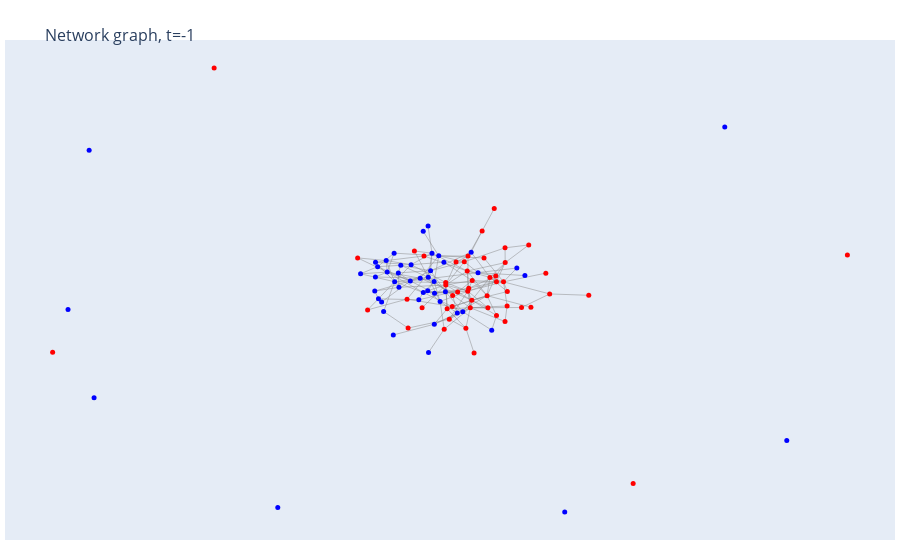

Notebook source saved alongside this figure:
### Markdown cell above
# Actual work

### Code cell
# parameter selection

# initial nodes and time
initial_n = 0
T = 100

p = 0.25

# parent nodes and prob
m = 4
pm_o = p

# parent neighbours and prob
n = 16
pn_o = p

rho = 5

# p high SES
p_SES_high = 0.5

new_sim = JacksonSimulationV2(initial_n, T, m, pm_o, n, pn_o, p_SES_high, biased=True, rho=rho)

print(np.asarray(np.unique(new_sim.helper_functions().SES_edge_classifier_all(new_sim.graph_history[-1])[0], return_counts=True)).T)

test_graph = new_sim.graph_history[-1]
print(nx.assortativity.attribute_assortativity_coefficient(test_graph, 'SES_High'))
'''check this
https://journals.aps.org/pre/pdf/10.1103/PhysRevE.67.026126
'''
'''WORKS FOR CORRELATION, INCORPORATE IT PROPERLY'''

plotly_sim_drawing.plotly_draw(plotly_sim_drawing(), new_sim, -1, layout='spring')

### Figure 1 — Plotly figure (JSON) as saved in the notebook; plotly's stock layout.template omitted (floating-point values rounded to 4 significant figures; data arrays with more than 128 entries replaced by an {"elided": "..."} marker saying what was removed)
{"data": [{"line": {"color": "#888", "width": 0.5}, "mode": "lines", "type": "scatter", "x": {"elided": "567 float values"}, "y": {"elided": "567 float values"}}, {"hoverinfo": "text", "marker": {"color": ["blue", "red", "red", "blue", "red", "blue", "red", "red", "red", "blue", "red", "red", "red", "red", "blue", "blue", "blue", "blue", "blue", "red", "blue", "blue", "blue", "red", "blue", "blue", "blue", "blue", "blue", "red", "red", "red", "red", "blue", "red", "red", "blue", "blue", "blue", "red", "red", "red", "blue", "blue", "red", "blue", "blue", "red", "blue", "blue", "blue", "red", "red", "red", "red", "red", "blue", "red", "blue", "red", "blue", "red", "blue", "red", "red", "red", "blue", "red", "red", "blue", "red", "blue", "blue", "red", "blue", "blue", "red", "red", "blue", "blue", "blue", "red", "blue", "red", "red", "red", "blue", "blue", "red", "blue", "red", "red", "blue", "blue", "red", "blue", "red", "red", "red", "blue"], "size": 5}, "mode": "markers", "text": ["1_1", "2_0", "3_0", "4_1", "5_0", "6_1", "7_0", "8_0", "9_0", "10_1", "11_0", "12_0", "13_0", "14_0", "15_1", "16_1", "17_1", "18_1", "19_1", "20_0", "21_1", "22_1", "23_1", "24_0", "25_1", "26_1", "27_1", "28_1", "29_1", "30_0", "31_0", "32_0", "33_0", "34_1", "35_0", "36_0", "37_1", "38_1", "39_1", "40_0", "41_0", "42_0", "43_1", "44_1", "45_0", "46_1", "47_1", "48_0", "49_1", "50_1", "51_1", "52_0", "53_0", "54_0", "55_0", "56_0", "57_1", "58_0", "59_1", "60_0", "61_1", "62_0", "63_1", "64_0", "65_0", "66_0", "67_1", "68_0", "69_0", "70_1", "71_0", "72_1", "73_1", "74_0", "75_1", "76_1", "77_0", "78_0", "79_1", "80_1", "81_1", "82_0", "83_1", "84_0", "85_0", "86_0", "87_1", "88_1", "89_0", "90_1", "91_0", "92_0", "93_1", "94_1", "95_0", "96_1", "97_0", "98_0", "99_0", "100_1"], "type": "scatter", "x": [-1.216, 1.492, 0.06361, -0.3135, 0.3564, -1.235, 0.708, 1.155, 0.0613, -0.2213, 0.09626, 2.633, 2.538, 0.6065, -1.203, 3.006, -0.1119, -0.4932, -4.095, 0.5934, 0.4829, -0.2789, -0.2158, 1.586, -1.623, -0.375, 0.3479, -0.6041, -1.05, -9.666, -0.8954, 1.085, 0.6696, -0.7954, -5.669, 1.533, -8.762, -1.112, -1.676, 0.5602, 1.106, 0.1497, -1.096, 6.966, 1.317, -1.475, 2.021, 1.937, 0.05381, -1.386, -0.5701, 1.009, 0.2221, 2.116, 2.17, 0.7632, -2.045, 1.262, -0.8153, 10, -0.3706, 0.02376, -9.285, 0.9623, 1.58, 1.3, -8.64, -0.7136, -1.871, 0.01625, -0.8696, -1.525, -0.4951, 0.7164, -1.603, -0.2263, -2.118, 0.3166, -0.3842, -0.364, -0.07792, 0.2331, -1.694, 0.5211, 0.6126, 0.6308, 0.8605, -1.412, 1.529, 8.501, 1.318, 1.529, 0.6906, 1.821, 4.699, -1.678, 3.601, -0.5234, -0.4768, 1.2], "y": [1.513, 0.3273, 0.1993, 0.7853, -0.09177, -1.863, -0.4307, 0.5106, 0.302, -1.42, -0.7858, -0.1702, 0.6876, -0.05539, 0.3323, -9.163, 1.401, -0.1117, -8.978, 0.7751, -0.9018, 1.508, -0.1409, -0.07322, 0.9543, 2.628, -0.959, -0.4117, 1.011, -2.576, -0.3855, -0.2427, -0.741, 1.037, 9.146, 1.122, 5.759, 0.6976, 1.135, -1.586, -0.7415, -1.214, 0.1034, 6.721, 0.335, -0.8936, 0.5867, -0.7311, -0.07991, 0.7309, 0.4778, 1.312, -0.6934, 1.851, -0.7175, -2.609, 0.6604, 3.35, 0.3656, 1.432, 0.518, -1.626, -0.8124, 2.426, -0.6667, 0.5648, -4.456, 1.602, -0.8289, 1.138, -1.579, -0.5025, 2.411, 0.3801, -0.3723, 0.339, 1.315, 1.148, -0.03859, -2.585, -0.4815, -0.2372, -0.05261, 1.156, 1.39, 0.06091, 0.7075, 1.205, -1.311, -6.221, -1.061, 1.731, 1.551, 0.8992, -7.991, 0.5308, -0.2271, -0.7419, 1.394, -1.666]}], "layout": {"annotations": [{"showarrow": false, "text": "", "x": 0.005, "xref": "paper", "y": -0.002, "yref": "paper"}], "hovermode": "closest", "margin": {"b": 20, "l": 5, "r": 5, "t": 40}, "showlegend": false, "title": {"font": {"size": 16}, "text": "<br>Network graph, t=-1"}, "xaxis": {"showgrid": false, "showticklabels": false, "zeroline": false}, "yaxis": {"showgrid": false, "showticklabels": false, "zeroline": false}}}
